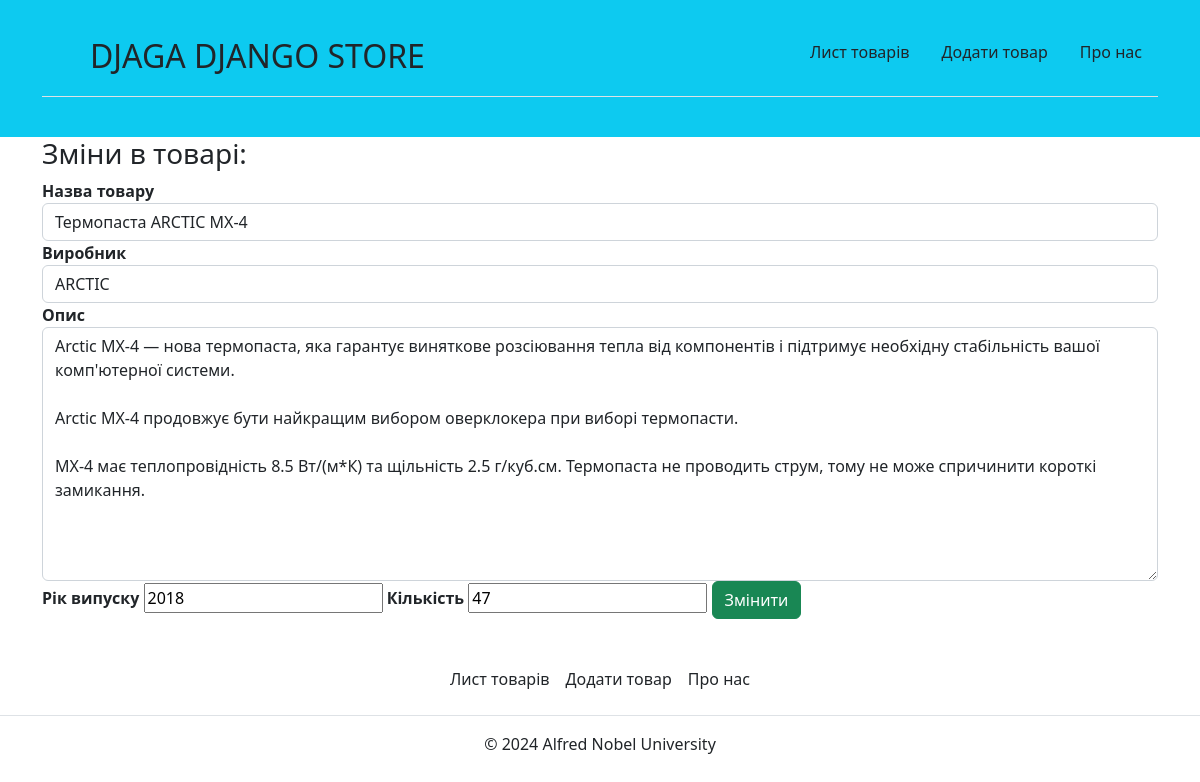
/hardware/2/edit/, run on the app's committed database.
### main/models.py (models this page shows, shortened)
class Hardware(models.Model):
    title = models.CharField('Назва', max_length=50)
    author = models.CharField('Виробник', max_length=50)
    text = models.TextField('Опис')
    published = models.CharField('Рік випуску', max_length=4)
    count = models.IntegerField('Кількість', default=1)
    created = models.DateTimeField(auto_now_add=True)
    class Meta:
        verbose_name = 'Товар'
        verbose_name_plural = 'Товари'

### main/views.py (the view, shortened to what this page needs)
# urls.py: path('hardware/<int:id>/edit/', views.hardware_edit, name='hardware_edit'),
def hardware_edit(request, id=0):
    if request.method == 'GET':
        if id == 0:
            form = HardwareForm()
        else:
            hardware = Hardware.objects.get(id=id)
            form = HardwareForm(instance=hardware)
        return render(request, 'main/hardware_edit.html', {'form': form})

### main/forms.py
class HardwareForm(ModelForm):
    class Meta:
        model = Hardware
        fields = ['title', 'author', 'text', 'published', 'count']
        widgets = {
            'title': TextInput(attrs={
                'class': 'form-control',
                'placeholger': 'Введіть назву'
            }),
            'author': TextInput(attrs={
                'class': 'form-control',
                'placeholger': 'Введіть виробника'
            }),
            'text': Textarea(attrs={
                'class': 'form-control',
                'placeholger': 'Введіть опис'
            }),
            'published': TextInput(attrs={
                'class': 'col-xs-4',
                'id': 'ex1',
                'placeholger': 'Введіть рік випуску'
            }),
            'count': NumberInput(attrs={
                'class': 'col-xs-2',
                'id': 'ex2',
                'placeholger': 'Введіть кількість'
            })
        }

### main/templates/main/hardware_edit.html (shortened to what this page needs)
{% extends 'main/base.html' %}
{% block content %}
        <h3>Зміни в товарі:</h3>
        <form action="" method="post" autocomplete="off">
                <label for="title"><b>Назва товару</b></label>
                {{ form.title }}
                <label for="author"><b>Виробник</b></label>
                {{ form.author }}
                <label for="text"><b>Опис</b></label>
                {{ form.text }}
                <label for="published"><b>Рік випуску</b></label>
                {{ form.published }}
                <label for="count"><b>Кількість</b></label>
                {{ form.count }}
                <button type="submit" class="btn btn-success">Змінити</button>
        </form>
{% endblock %}

### data on the page
Hardware: title "Термопаста ARCTIC MX-4", author "ARCTIC", text "Arctic MX-4 — нова термопаста, яка гарантує виняткове розсіювання тепла від компонентів і підтримує необхідну стабільність вашої комп'ютерної системи. Arctic MX-4 продовжує бути найкращим вибором оверклокера при виборі термопасти. MX-4 має теплопровідність 8.5 Вт/(м*К) та щільність 2.5 г/куб.см. Термопаста не проводить струм, тому не може спричинити короткі замикання.", published "2018", count "47"
